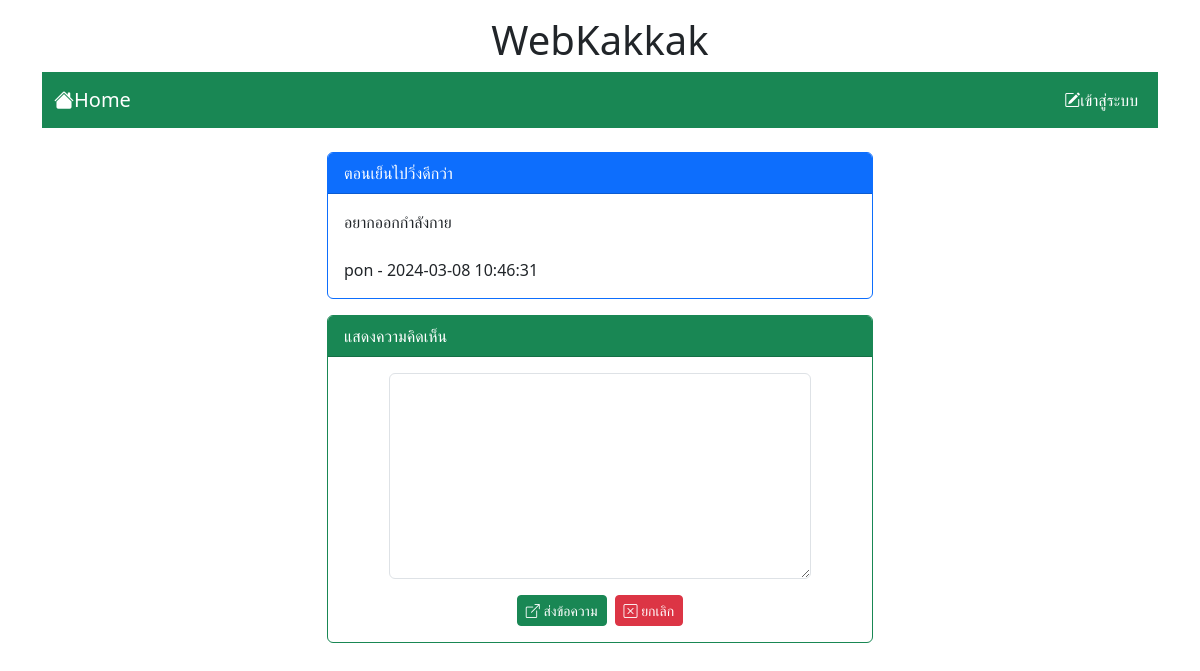
Screenshot of /post.php?id=5 with the database file from the repository.
### tables this page shows
CREATE TABLE `post` (
  `id` int(11) NOT NULL,
  `title` varchar(128) NOT NULL,
  `content` varchar(2048) NOT NULL,
  `post_date` datetime NOT NULL,
  `cat_id` int(11) NOT NULL,
  `user_id` int(11) NOT NULL
);

CREATE TABLE `user` (
  `id` int(11) NOT NULL,
  `login` varchar(32) NOT NULL,
  `password` varchar(64) NOT NULL,
  `name` varchar(64) NOT NULL,
  `gender` char(1) NOT NULL,
  `email` varchar(32) NOT NULL,
  `role` char(1) NOT NULL
);

### post.php (the view, shortened to what this page needs)
<!DOCTYPE html>
<html lang="en">
<head>
    <link rel="stylesheet" href="https://cdn.jsdelivr.net/npm/bootstrap-icons@1.11.3/font/bootstrap-icons.min.css">
    <link rel="stylesheet" href="bootstrap-5.3.2-dist/css/bootstrap.min.css">
</head>
<body>
    <div class="container-lg">
        <h1 class="mt-3" style="text-align: center;">WebKakkak</h1>
        <?php include "nav.php" ?>
        <div class="row mt-4">
            <div class="col-lg-3 col-md-2 col-sm-1"></div>
            <div class="col-lg-6 col-md-8 col-sm-10">
                <?php
                $conn=new PDO("mysql:host=localhost;dbname=webboard;charset=utf8","root","");
                $sql="SELECT post.title,post.content,post.post_date,user.login
                        FROM post INNER JOIN user ON (post.user_id=user.id)
                        WHERE post.id=$_GET[id]";
                $result=$conn->query($sql);
                while($row = $result->fetch()){
                    echo "<div class='card border-primary'>";
                        echo "<div class='card-header bg-primary text-white'>
                                $row[title]
                            </div>";
                        echo "<div class='card-body'>
                                $row[content]
                                <br><br>
                                $row[login] - $row[post_date]
                            </div>";
                    echo "</div>";
                }
                ?>
                <div class="card border-success mt-3">
                    <div class="card-header bg-success text-white">
                        แสดงความคิดเห็น
                    </div>
                    <div class="card-body">
                        <form action="post_save.php" method="post">
                            <div class="row mb-3 justify-content-center">
                                <div class="col-lg-10">
                                    <textarea name="comment" rows="8" class="form-control" required></textarea>
                                </div>
                            </div>
                            <div class="row">
                                <div class="col-lg-12 d-flex justify-content-center">
                                    <button type="submit" class="btn btn-success btn-sm text-white">
                                        <i class="bi bi-box-arrow-up-right"></i> ส่งข้อความ
                                    </button>
                                    <button type="reset" class="btn btn-danger btn-sm ms-2">
                                        <i class="bi bi-x-square"></i> ยกเลิก
                                    </button>
                                </div>
                            </div>
                        </form>
                    </div>
                </div>
            </div><br>
        </div>
    </div>
</body>
</html>

### rows the page displays
post: title "ตอนเย็นไปวิ่งดีกว่า", content "อยากออกกำลังกาย", user.login "pon", post_date "2024-03-08 10:46:31"
